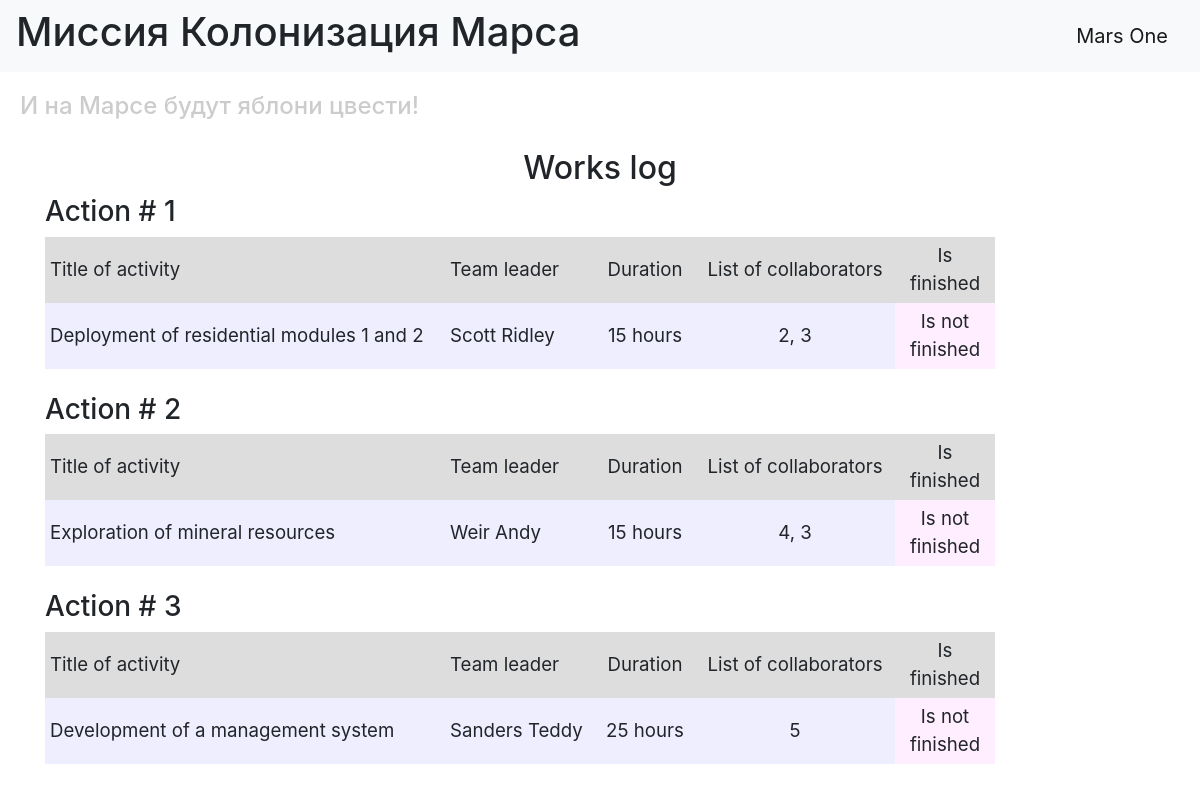
The page / on the database its author committed.
### data/jobs.py (models this page shows)
class Jobs(SqlAlchemyBase):
    __tablename__ = 'jobs'
    id = sqlalchemy.Column(sqlalchemy.Integer,
                           primary_key=True, autoincrement=True)
    team_leader = sqlalchemy.Column(sqlalchemy.Integer,
                                    sqlalchemy.ForeignKey("users.id"))
    job = sqlalchemy.Column(sqlalchemy.String, nullable=True)
    work_size = sqlalchemy.Column(sqlalchemy.Integer, nullable=True, default=0)
    collaborators = sqlalchemy.Column(sqlalchemy.String, nullable=True)
    start_date = sqlalchemy.Column(sqlalchemy.DateTime,
                                   default=datetime.datetime.now)
    end_date = sqlalchemy.Column(sqlalchemy.DateTime,
                                 default=datetime.datetime.now)
    is_finished = sqlalchemy.Column(sqlalchemy.Boolean, default=True)
    user = orm.relation('User')

### data/users.py (models this page shows, shortened)
class User(SqlAlchemyBase):
    __tablename__ = 'users'
    id = sqlalchemy.Column(sqlalchemy.Integer,
                           primary_key=True, autoincrement=True)
    surname = sqlalchemy.Column(sqlalchemy.String, nullable=True)
    name = sqlalchemy.Column(sqlalchemy.String, nullable=True)
    age = sqlalchemy.Column(sqlalchemy.Integer, nullable=True)
    position = sqlalchemy.Column(sqlalchemy.String, nullable=True)
    speciality = sqlalchemy.Column(sqlalchemy.String, nullable=True)
    address = sqlalchemy.Column(sqlalchemy.String, nullable=True)
    email = sqlalchemy.Column(sqlalchemy.String,
                              index=True, unique=True, nullable=True)
    hashed_password = sqlalchemy.Column(sqlalchemy.String, nullable=True)
    modifed_date = sqlalchemy.Column(sqlalchemy.DateTime,
                                     default=datetime.datetime.now)
    jobs = orm.relation("Jobs", back_populates='user')

### main.py (the view)
@app.route('/')
def index():
    db_sess = db_session.create_session()
    users = db_sess.query(User).all()
    jobs = db_sess.query(Jobs).all()
    names = {name.id: (name.surname, name.name) for name in users}
    return render_template('index.html', jobs=jobs, names=names)

### data/db_session.py (called while the page is built)
def create_session() -> Session:
    global __factory
    return __factory()

### templates/index.html
{% extends "base.html" %}
{% block content %}
    <h2 align="center">Works log</h2>
    {% for job in jobs %}
    <h3>Action # {{ job.id }}</h3>
    <div class="table_container">
        <table class="my_table">
            <tr class="my_row">
                <td class="title" width="400px" bgcolor="#dddddd">Title of activity</td>
                <td class="title" width="150px" bgcolor="#dddddd">Team leader</td>
                <td class="title" width="100px" bgcolor="#dddddd" align="center">Duration</td>
                <td class="title" width="200px" bgcolor="#dddddd" align="center">List of collaborators</td>
                <td class="title" width="100px" bgcolor="#dddddd" align="center">Is finished</td>
            </tr>
            <tr class="my_row">
                <td class="ordinary" bgcolor="#eeeeff">{{ job.job.capitalize() }}</td>
                <td class="ordinary" bgcolor="#eeeeff">{{ names[job.team_leader][0] }} {{ names[job.team_leader][1] }}</td>
                <td class="ordinary" bgcolor="#eeeeff" align="center">{{ job.work_size }} hours</td>
                <td class="ordinary" bgcolor="#eeeeff" align="center">{{ job.collaborators }}</td>
                {% if job.is_finished %}
                <td class="ordinary" bgcolor="#eeffee" align="center">Finished</td>
                {% else %}
                <td class="ordinary" bgcolor="#ffeeff" align="center">Is not finished</td>
                {% endif %}
            </tr>
        </table>
    </div>
    <br>
    {% endfor %}
{% endblock %}

### templates/base.html (shortened to what this page needs)
<!doctype html>
<html lang="en">
<head>
    <link rel="stylesheet"
          href="https://stackpath.bootstrapcdn.com/bootstrap/4.4.1/css/bootstrap.min.css"
>
    <link rel="stylesheet" type="text/css" href="../static/css/style.css" />
</head>
<body>
<header>
    <nav class="navbar navbar-light bg-light">
        <h1>Миссия Колонизация Марса</h1>
        <a class="navbar-brand" href="#">Mars One</a>
    </nav>
    <h4>И на Марсе будут яблони цвести!</h4>
</header>
<main role="main" class="container">
    {% block content %}{% endblock %}
</main>
</body>
</html>

### static/css/style.css (style rules this page uses)
td.title { background-color: "#dddddd"; align: "center"; font-size: 14pt; padding: 5px; }
td.ordinary { background-color: "#eeeeff"; align: "center"; font-size: 14pt; padding: 5px; }
h4 { color: #cccccc; padding: 20px; }

### rows shown on the page
Jobs: id "1", job "Deployment of residential modules 1 and 2", team_leader.surname "Scott", team_leader.name "Ridley", work_size "15", collaborators "2, 3", is_finished "Is not finished"
Jobs: id "2", job "Exploration of mineral resources", team_leader.surname "Weir", team_leader.name "Andy", work_size "15", collaborators "4, 3", is_finished "Is not finished"
Jobs: id "3", job "Development of a management system", team_leader.surname "Sanders", team_leader.name "Teddy", work_size "25", collaborators "5", is_finished "Is not finished"
